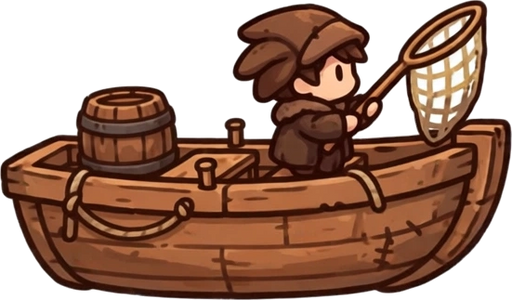
#> input picture godot/assets/ships/fishing_boat.png, 512 x 300 px; its folder holds 2 pictures in this run
$ python contact_ships_beasts.py
#> lines starting #> are read from the running program, lines starting #| are printed output that depends on the picture
#!/usr/bin/env python3
"""Contact sheet of the ships + beasts pass sprites, on the game's
dark navy, each at roughly its in-game display size x3 so the family
resemblance can be judged. Output:
  shots/empire_age_ships_beasts_contact_v1.png
"""
import json
import os

from PIL import Image, ImageDraw

ROOT = os.path.dirname(os.path.dirname(os.path.abspath(__file__)))
A = os.path.join(ROOT, "assets")
OUT = os.path.join(ROOT, "shots", "empire_age_ships_beasts_contact_v1.png")

BG = (16, 24, 38, 255)
INK = (235, 240, 248, 255)


def beast_frame(species, pose_key):
    sheet = Image.open(os.path.join(A, "env", species + ".png")).convert("RGBA")
    meta = json.load(open(os.path.join(A, "env", species + "_frames.json")))
    idx = meta[pose_key]
    if isinstance(idx, list):
        idx = idx[0]
    cw, ch = meta["cell_w"], meta["cell_h"]
    frame = sheet.crop((idx * cw, 0, (idx + 1) * cw, ch))
    # Display at in-game scale x3.
    sc = meta["scale"] * 3.0
    return frame.resize((max(2, int(frame.width * sc)), max(2, int(frame.height * sc))),
                        Image.LANCZOS)


def ship(name, enemy=False):
#> called with name = 'fishing_boat', enemy = False
    p = os.path.join(A, "enemy" if enemy else "", "ships", name + ".png")
    img = Image.open(p).convert("RGBA")
#> img is the input picture: PIL image 512x300 RGBA; mean R, G, B, A 81, 47.5, 31.6, 169.6
    target = {"fishing_boat": 74, "transport": 106, "war_ship": 110}[name] * 3
    sc = min(target / img.width, 196.0 / img.height)
#> sc = 0.434
    return img.resize((max(2, int(img.width * sc)), max(2, int(img.height * sc))),
                      Image.LANCZOS)
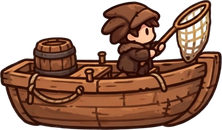
#> returned value: PIL image 222x130 RGBA; mean R, G, B, A 82.3, 48.3, 32.4, 169.7; transparent parts drawn white


items = [
    ("Fishing Boat", ship("fishing_boat")),
    ("Transport", ship("transport")),
    ("War Ship", ship("war_ship")),
    ("War Ship (enemy)", ship("war_ship", enemy=True)),
    ("Wolf walk", beast_frame("wolf", "walk")),
    ("Wolf attack", beast_frame("wolf", "attack")),
    ("Wolf snow", beast_frame("wolf_snow", "idle")),
    ("Wolf desert", beast_frame("wolf_desert", "idle")),
    ("Bear", beast_frame("bear", "idle")),
    ("Bear attack", beast_frame("bear", "attack")),
    ("Boar", beast_frame("boar", "idle")),
    ("Boar attack", beast_frame("boar", "attack")),
]
#> call 2 of ship, with name = 'transport', enemy = False
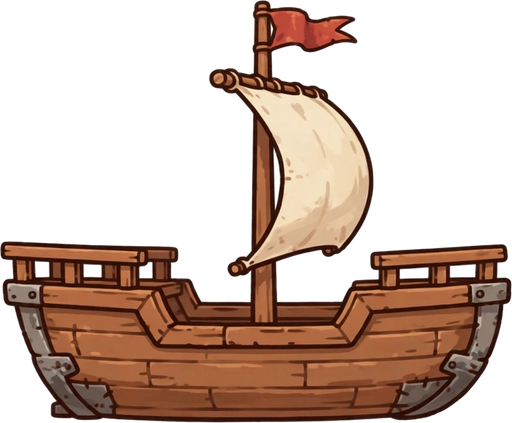
#> input picture godot/assets/ships/transport.png, 512 x 423 px
#> in ship, img is the input picture: PIL image 512x423 RGBA; mean R, G, B, A 62.4, 40.8, 29.4, 111.5
#> in ship (call 2), `return img.resize((max(2, int(img.width * sc)), max(2, int(img.height ..`:
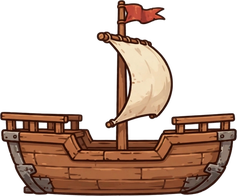
#> returned value: PIL image 237x196 RGBA; mean R, G, B, A 63.5, 41.2, 29.8, 111.5; transparent parts drawn white
#> (the run stopped early here; a loop or call above may not have finished)
